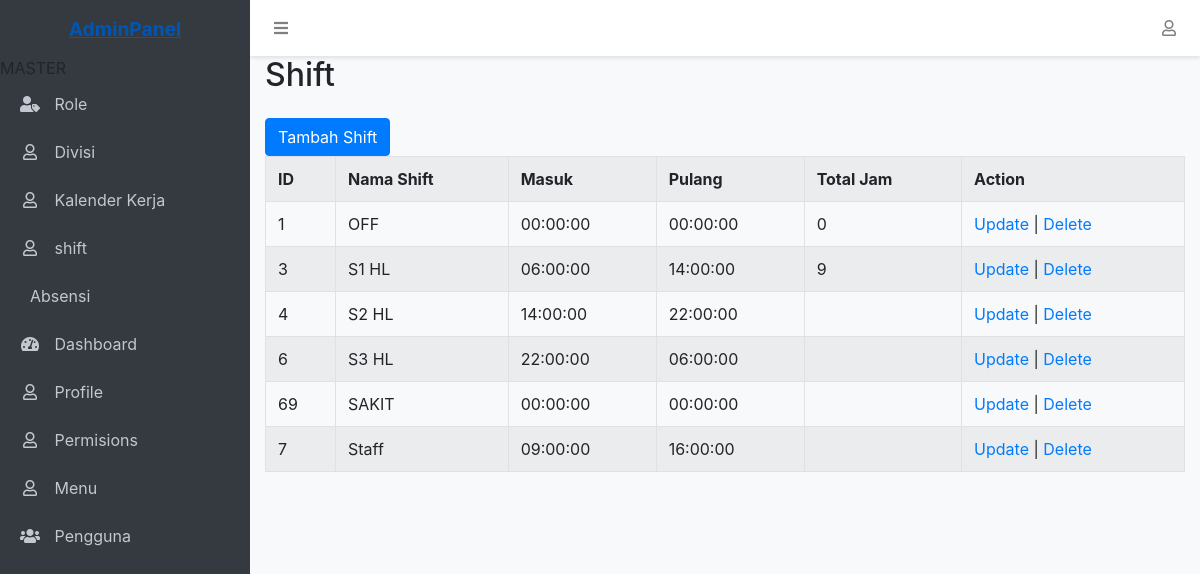
/main.php?page=shift (signed in), run on the app's committed database.
### tables this page shows
CREATE TABLE `shift` (
  `id` int(11) NOT NULL AUTO_INCREMENT,
  `nama` varchar(100) DEFAULT NULL,
  `masuk` time DEFAULT NULL,
  `pulang` time DEFAULT NULL,
  `total_jam` int(11) DEFAULT NULL,
  `created_at` datetime DEFAULT NULL,
  `updated_at` datetime DEFAULT NULL,
  `status` char(2) DEFAULT NULL COMMENT '0=Aktif, 1=Non Aktif',
  PRIMARY KEY (`id`)
);

CREATE TABLE `permissions` (
  `id` int(11) NOT NULL AUTO_INCREMENT,
  `role_id` int(11) NOT NULL,
  `menu_id` int(11) NOT NULL,
  `can_view` tinyint(1) NOT NULL DEFAULT 0,
  `can_create` tinyint(1) NOT NULL DEFAULT 0,
  `can_edit` tinyint(1) NOT NULL DEFAULT 0,
  `can_delete` tinyint(1) NOT NULL DEFAULT 0,
  `created_at` timestamp NOT NULL DEFAULT current_timestamp(),
  `updated_at` timestamp NOT NULL DEFAULT current_timestamp() ON UPDATE current_timestamp(),
  PRIMARY KEY (`id`),
  UNIQUE KEY `role_menu` (`role_id`,`menu_id`)
);

CREATE TABLE `menus` (
  `id` int(11) NOT NULL AUTO_INCREMENT,
  `parent_id` int(11) DEFAULT NULL,
  `name` varchar(50) NOT NULL,
  `icon` varchar(50) DEFAULT NULL,
  `url` varchar(100) DEFAULT NULL,
  `order` int(11) NOT NULL DEFAULT 0,
  `is_active` tinyint(1) NOT NULL DEFAULT 1,
  `created_at` timestamp NOT NULL DEFAULT current_timestamp(),
  `updated_at` timestamp NOT NULL DEFAULT current_timestamp() ON UPDATE current_timestamp(),
  PRIMARY KEY (`id`)
);

### shift.php (the view, shortened to what this page needs)
<div class="content">
    <div class="container-fluid">
        <h2 class="mb-4">Shift</h2>
        <button type="button" class="btn btn-primary" data-bs-toggle="modal" data-bs-target="#exampleModal">
            Tambah Shift
        </button>
<?php
require 'config/database.php';
$query = "SELECT id, nama, masuk, pulang, total_jam
          FROM shift
          ORDER BY nama ASC";
$result = $conn->query($query);
if ($result->num_rows > 0) {
    echo "<table class='table table-striped table-bordered'>
    <tr>
        <th>ID</th>
        <th>Nama Shift</th>
        <th>Masuk</th>
        <th>Pulang</th>
        <th>Total Jam</th>
        <th>Action</th>
    </tr>";
    while($row = $result->fetch_assoc()) {
        echo "<tr>
                <td>" . $row["id"]. "</td>
                <td>" . $row["nama"]. "</td>
                <td>" . $row["masuk"]. "</td>
                <td>" . $row["pulang"]. "</td>
                <td>" . $row["total_jam"]. "</td>
                <td><a href='update_shift.php?id=" . $row["id"]. "'>Update</a> | <a href='delete_shift.php?id=" . $row["id"]. "'>Delete</a></td>
            </tr>";
    }
    echo "</table>";
} else {
    echo "0 results";
}
$conn->close(); ?>
    </div>
</div>

### layout/sidebar.php
<aside class="sidebar">
    <div class="sidebar-container">
        <ul class="sidebar-menu">
            <?php
            $menu = buildMenu($_SESSION['user_role_id']);
            foreach ($menu as $item):
                if (empty($item['children'])): ?>
                    <li class="<?php echo $active_menu == basename($item['url'] ?? '', '.php') ? 'active' : ''; ?>">
                        <a href="<?php echo $item['url'] ?? ''; ?>">
                            <?php if (isset($item['icon'])): ?>
                                <i class="<?php echo $item['icon']; ?>"></i>
                            <?php endif; ?>
                            <span><?php echo $item['name'] ?? ''; ?></span>
                        </a>
                    </li>
                <?php else: ?>
                    <li class="menu-header"><?php echo $item['name'] ?? ''; ?></li>
                    <?php foreach ($item['children'] as $child): ?>
                        <li class="<?php echo $active_menu == basename($child['url'] ?? '', '.php') ? 'active' : ''; ?>">
                            <a href="<?php echo $child['url'] ?? ''; ?>">
                                <?php if (isset($child['icon'])): ?>
                                    <i class="<?php echo $child['icon']; ?>"></i>
                                <?php endif; ?>
                                <span><?php echo $child['name'] ?? ''; ?></span>
                            </a>
                        </li>
                    <?php endforeach; ?>
                <?php endif; ?>
            <?php endforeach; ?>
        </ul>
    </div>
</aside>

### layout/header.php (style rules this page uses)
:root { --sidebar-width: 250px; --header-height: 56px; }
body { padding-top: var(--header-height); padding-left: var(--sidebar-width); background-color: #f8f9fa; min-height: 100vh; }
.sidebar { position: fixed; top: 0; left: 0; height: 100vh; width: var(--sidebar-width); background-color: #343a40; padding-top: var(--header-height); z-index: 1000; transition: all 0.3s; }
.sidebar-menu { list-style: none; padding: 0; }
.sidebar-menu li a { display: block; padding: 12px 20px; color: #c2c7d0; text-decoration: none; transition: all 0.3s; }
.sidebar-menu li a i { margin-right: 10px; width: 20px; text-align: center; }

### data on the page
shift: id "1", nama "OFF", masuk "00:00:00", pulang "00:00:00", total_jam "0"
shift: id "3", nama "S1 HL", masuk "06:00:00", pulang "14:00:00", total_jam "9"
shift: id "4", nama "S2 HL", masuk "14:00:00", pulang "22:00:00"
shift: id "6", nama "S3 HL", masuk "22:00:00", pulang "06:00:00"
shift: id "69", nama "SAKIT", masuk "00:00:00", pulang "00:00:00"
shift: id "7", nama "Staff", masuk "09:00:00", pulang "16:00:00"
permissions: menu.name "MASTER"
permissions: menu.name "Role"
permissions: menu.name "Divisi"
permissions: menu.name "Kalender Kerja"
permissions: menu.name "shift"
permissions: menu.name "Absensi"
permissions: menu.name "Dashboard"
permissions: menu.name "Profile"
permissions: menu.name "Permisions"
permissions: menu.name "Menu"
permissions: menu.name "Pengguna"
